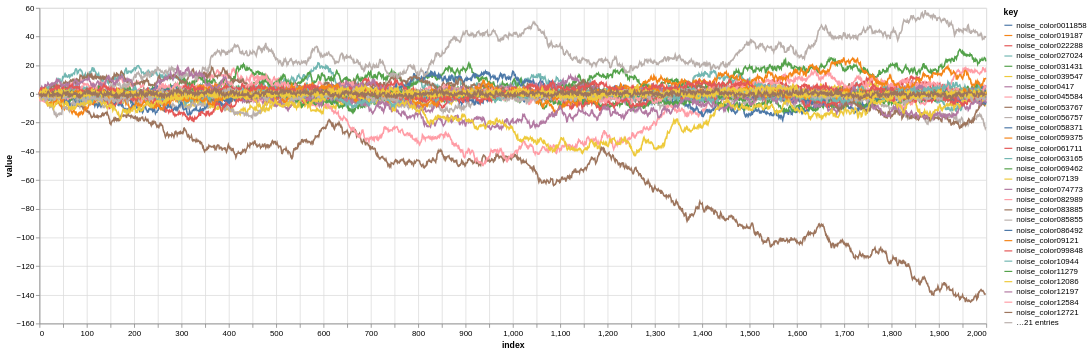

This figure's notebook cell:
### Code cell
some_noise_signals_df = noise_signals_df.sample(n=50, axis=1)
some_noise_signals_df.columns = some_noise_signals_df.columns.str.replace('.', '')
alt.Chart(
    some_noise_signals_df.iloc[:n_rows].reset_index()
).transform_fold(
    some_noise_signals_df.columns.to_list()
).mark_line().encode(
    x='index:Q', y='value:Q', color='key:N'
).properties(width=1_200, height=400)

### Figure 1 — Vega-Lite specification as saved in the notebook (floating-point values rounded to 4 significant figures; data arrays with more than 128 entries replaced by an {"elided": "..."} marker saying what was removed)
{"config": {"view": {"continuousWidth": 300, "continuousHeight": 300}}, "data": {"name": "data-fb0027c7b8d779978c8e1569effa83a0"}, "mark": {"type": "line"}, "encoding": {"color": {"field": "key", "type": "nominal"}, "x": {"field": "index", "type": "quantitative"}, "y": {"field": "value", "type": "quantitative"}}, "height": 400, "transform": [{"fold": ["noise_color082989", "noise_color085855", "noise_color063165", "noise_color15336", "noise_color19925", "noise_color1948", "noise_color18573", "noise_color074773", "noise_color086492", "noise_color11279", "noise_color18624", "noise_color056757", "noise_color058371", "noise_color16661", "noise_color16716", "noise_color045584", "noise_color12721", "noise_color019187", "noise_color07139", "noise_color09121", "noise_color15331", "noise_color15817", "noise_color0417", "noise_color12584", "noise_color022288", "noise_color061711", "noise_color069462", "noise_color059375", "noise_color16366", "noise_color13832", "noise_color18281", "noise_color10944", "noise_color0011858", "noise_color16183", "noise_color18179", "noise_color027024", "noise_color099848", "noise_color19951", "noise_color053767", "noise_color19454", "noise_color12197", "noise_color031431", "noise_color18994", "noise_color14732", "noise_color14196", "noise_color14202", "noise_color1327", "noise_color12086", "noise_color039547", "noise_color083885"]}], "width": 1200, "$schema": "https://vega.github.io/schema/vega-lite/v5.8.0.json", "datasets": {"data-fb0027c7b8d779978c8e1569effa83a0": {"elided": "2000 records"}}}
